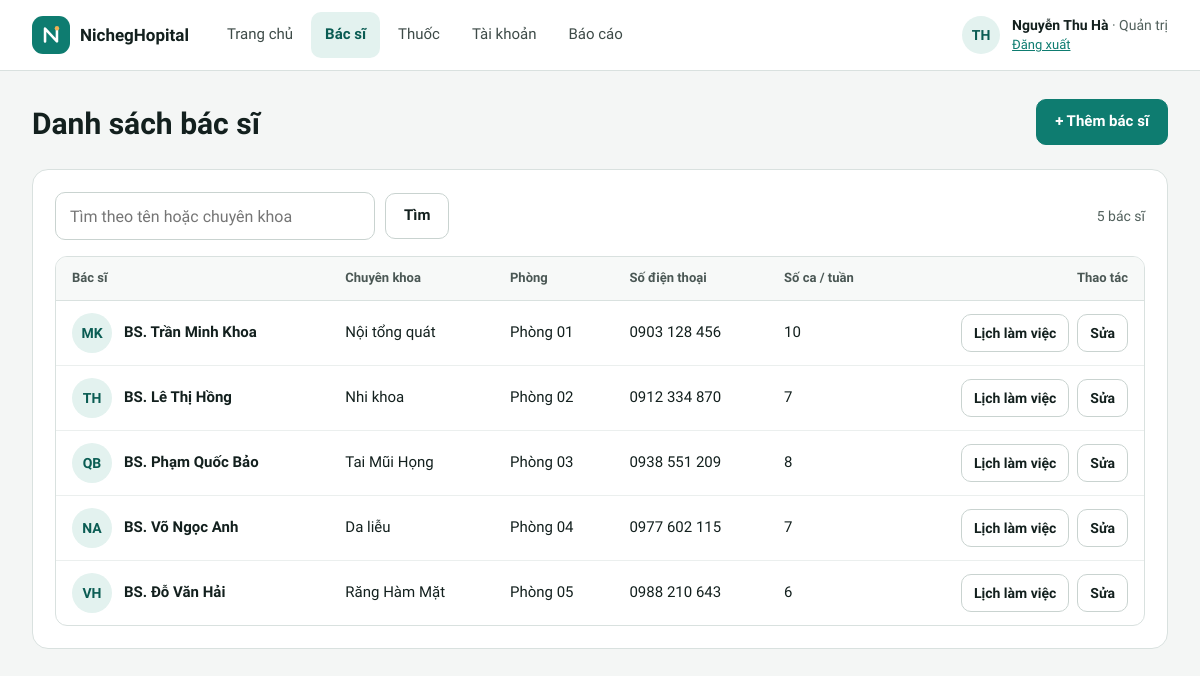
/quan-tri/bac-si.php (signed in), run on the app's committed database.
### tables this page shows
CREATE TABLE bac_si (
  id            INT UNSIGNED AUTO_INCREMENT PRIMARY KEY,
  ho_ten        VARCHAR(100) NOT NULL,
  chuyen_khoa   VARCHAR(50)  NOT NULL,
  phong         VARCHAR(20)  NOT NULL,
  so_dien_thoai CHAR(10)     NOT NULL,
  email         VARCHAR(100) NULL,
  trinh_do      VARCHAR(100) NULL
);

### includes/tien-ich.php (called while the page is built, shortened)
<?php
function e(mixed $gia_tri): string
{
    return htmlspecialchars((string) ($gia_tri ?? ''), ENT_QUOTES, 'UTF-8');
}
function duong_dan_goc(): string
{
    static $goc = null;
    if ($goc === null) {
        $thu_muc_public = str_replace('\\', '/', (string) realpath(__DIR__ . '/../public'));
        $goc_web = rtrim(str_replace('\\', '/', (string) realpath($_SERVER['DOCUMENT_ROOT'] ?? '')), '/');
        $goc = '';
        if ($goc_web !== '' && str_starts_with($thu_muc_public . '/', $goc_web . '/')) {
            $phan = trim(substr($thu_muc_public, strlen($goc_web)), '/');
            $goc = $phan === '' ? '' : '/' . implode('/', array_map('rawurlencode', explode('/', $phan)));
        }
    }
    return $goc;
}
function url(string $trang, array $tham_so = []): string
{
    $tham_so = array_filter($tham_so, fn($v) => $v !== null && $v !== '');
    $chuoi = $tham_so ? '?' . http_build_query($tham_so, '', '&', PHP_QUERY_RFC3986) : '';
    return duong_dan_goc() . '/' . ltrim($trang, '/') . $chuoi;
}
function chi_so(string $chuoi): string
{
    return preg_replace('/\D+/', '', $chuoi);
}
function dinh_dang_sdt(?string $sdt): string
{
    $so = chi_so((string) $sdt);
    return strlen($so) === 10 ? substr($so, 0, 4) . ' ' . substr($so, 4, 3) . ' ' . substr($so, 7) : (string) $sdt;
}
function chu_cai_dau(string $ho_ten): string
{
    $tu = array_slice(preg_split('/\s+/u', trim($ho_ten)) ?: [], -2);
    return mb_strtoupper(implode('', array_map(fn($t) => mb_substr($t, 0, 1), $tu)));
}
function ten_bac_si(string $ho_ten): string
{
    return 'BS. ' . $ho_ten;
}
function gon(?string $chuoi): string
{
    return trim(preg_replace('/\s+/u', ' ', (string) $chuoi));
}

### includes/csdl.php (called while the page is built, shortened)
<?php
function csdl(): PDO
{
    static $pdo = null;
    if ($pdo === null) {
        $dsn = sprintf('mysql:host=%s;port=%d;dbname=%s;charset=utf8mb4', CSDL_MAY_CHU, CSDL_CONG, CSDL_TEN);
        try {
            $pdo = new PDO($dsn, CSDL_NGUOI_DUNG, CSDL_MAT_KHAU, [
                PDO::ATTR_ERRMODE => PDO::ERRMODE_EXCEPTION,
                PDO::ATTR_DEFAULT_FETCH_MODE => PDO::FETCH_ASSOC,
                PDO::ATTR_EMULATE_PREPARES => false,
            ]);
            $pdo->exec("SET time_zone = '+07:00'");
        } catch (PDOException $loi) {
            http_response_code(500);
            exit('Không kết nối được cơ sở dữ liệu. Hãy kiểm tra MySQL đã chạy và đã chạy lệnh "php database/cai-dat.php" (xem README.md). Chi tiết: '
                . htmlspecialchars($loi->getMessage()));
        }
    }
    return $pdo;
}
function truy_van(string $sql, array $tham_so = []): PDOStatement
{
    $lenh = csdl()->prepare($sql);
    $lenh->execute($tham_so);
    return $lenh;
}
function nhieu_dong(string $sql, array $tham_so = []): array
{
    return truy_van($sql, $tham_so)->fetchAll();
}

### public/quan-tri/bac-si.php (the view, shortened to what this page needs)
<?php
$tu_khoa = gon($_GET['q'] ?? '');
$ds_bac_si = nhieu_dong(
    'SELECT bs.*, (SELECT COUNT(*) FROM ca_lam_viec c WHERE c.bac_si_id = bs.id) AS so_ca
     FROM bac_si bs
     WHERE ? = \'\' OR bs.ho_ten LIKE ? OR bs.chuyen_khoa LIKE ?
     ORDER BY bs.id',
    [$tu_khoa, "%$tu_khoa%", "%$tu_khoa%"]
);
?>
<main class="pg">
  <div class="head-row">
    <div class="pg-head">
      <h1>Danh sách bác sĩ</h1>
    </div>
    <a class="btn pri" href="<?= e(url('quan-tri/bac-si-form.php')) ?>">+ Thêm bác sĩ</a>
  </div>
  <section class="card p22 stack g16">
    <form class="row between" method="get" role="search">
      <div class="row" style="gap:10px">
        <input class="inp" id="tim" name="q" type="search" value="<?= e($tu_khoa) ?>" placeholder="Tìm theo tên hoặc chuyên khoa" style="width:320px;max-width:100%">
        <button class="btn" type="submit">Tìm</button>
      </div>
      <span class="muted" style="font-size:14px"><?= count($ds_bac_si) ?> bác sĩ</span>
    </form>
    <div class="tbl-box">
      <table style="min-width:860px">
        <thead><tr><th>Bác sĩ</th><th>Chuyên khoa</th><th>Phòng</th><th>Số điện thoại</th><th>Số ca / tuần</th><th class="t-right">Thao tác</th></tr></thead>
        <tbody>
          <?php foreach ($ds_bac_si as $bs): ?>
            <tr>
              <td><div class="row" style="gap:12px;flex-wrap:nowrap"><span class="avatar md"><?= e(chu_cai_dau($bs['ho_ten'])) ?></span><span class="strong"><?= e(ten_bac_si($bs['ho_ten'])) ?></span></div></td>
              <td><?= e($bs['chuyen_khoa']) ?></td>
              <td><?= e($bs['phong']) ?></td>
              <td class="num"><?= e(dinh_dang_sdt($bs['so_dien_thoai'])) ?></td>
              <td class="num"><?= (int) $bs['so_ca'] ?></td>
              <td class="t-right">
                <div class="cell-actions">
                  <a class="btn sm" href="<?= e(url('quan-tri/lich-lam-viec.php', ['bs' => $bs['id']])) ?>">Lịch làm việc</a>
                  <a class="btn sm" href="<?= e(url('quan-tri/bac-si-form.php', ['id' => $bs['id']])) ?>">Sửa</a>
                </div>
              </td>
            </tr>
          <?php endforeach; ?>
        </tbody>
      </table>
    </div>
  </section>
</main>

### public/assets/app.css (style rules this page uses)
:root { --nen: #F4F6F5; --chu: #13201E; --chinh: #0E7C70; --chinh-dam: #0A5C53; --dam: #0B4F48; --nhat: #E3F2EF; --vien: #D9E1DF; --vien-o: #C9D3D0; --phu: #51605C; --nhan: #2F3B38; --ke: #EBEFEE; }
* { box-sizing: border-box; }
html { -webkit-text-size-adjust: 100%; scroll-padding-top: 88px; }
body { margin: 0; min-height: 100vh; background: var(--nen); color: var(--chu); font-family: 'Lexend', system-ui, sans-serif; font-size: 15px; line-height: 1.45; }
a { color: var(--chinh); }
h1, h2, h3, p { margin: 0; }
h1, h2, h3 { font-weight: 600; }
button, input, select, textarea { font: inherit; color: inherit; }
.muted { color: var(--phu); }
.num { font-variant-numeric: tabular-nums; }
.stack { display: flex; flex-direction: column; }
.g16 { gap: 16px; }
.row { display: flex; flex-wrap: wrap; align-items: center; gap: 12px; }
.between { justify-content: space-between; }
.avatar { width: 38px; height: 38px; flex: 0 0 38px; border-radius: 50%; background: var(--nhat); color: var(--chinh-dam); display: inline-flex; align-items: center; justify-content: center; font-weight: 600; font-size: 14px; }
.avatar.md { width: 40px; height: 40px; flex-basis: 40px; }
.pg { max-width: 1440px; margin: 0 auto; padding: 28px 32px 48px; display: flex; flex-direction: column; gap: 24px; }
.pg-head { display: flex; flex-direction: column; gap: 6px; }
.pg-head h1 { font-size: 30px; }
.head-row { display: flex; flex-wrap: wrap; align-items: flex-end; justify-content: space-between; gap: 16px; }
.card { background: #FFFFFF; border: 1px solid var(--vien); border-radius: 16px; }
.p22 { padding: 22px; }
.btn { min-height: 46px; padding: 0 18px; border-radius: 10px; border: 1px solid var(--vien-o); background: #FFFFFF; color: var(--chu); font-size: 15px; font-weight: 600; display: inline-flex; align-items: center; justify-content: center; gap: 8px; cursor: pointer; text-decoration: none; white-space: nowrap; }
.btn.sm, .bn .btn.sm { min-height: 38px; padding: 0 12px; font-size: 14px; border-radius: 10px; }
.btn.pri { background: var(--chinh); border-color: var(--chinh); color: #FFFFFF; }
.inp { min-height: 48px; padding: 0 14px; border: 1px solid var(--vien-o); border-radius: 10px; font-size: 16px; color: var(--chu); background: #FFFFFF; width: 100%; }
input.inp, select.inp { height: 48px; }
input[type="search"].inp { -webkit-appearance: none; appearance: none; }
.tbl-box { overflow-x: auto; border: 1px solid var(--vien); border-radius: 12px; background: #FFFFFF; }
table { width: 100%; border-collapse: collapse; }
th { text-align: left; font-size: 13px; color: #4A5754; font-weight: 600; padding: 12px 16px; border-bottom: 1px solid var(--vien); background: #F7F9F8; white-space: nowrap; }
td { padding: 12px 16px; border-bottom: 1px solid var(--ke); font-size: 15px; vertical-align: middle; }
tbody tr:last-child td { border-bottom: 0; }
.t-right { text-align: right; }
.strong { font-weight: 600; }
.cell-actions { display: inline-flex; gap: 8px; justify-content: flex-end; }

### data on the page
bac_si: ho_ten "MK", ho_ten "BS. Trần Minh Khoa", chuyen_khoa "Nội tổng quát", phong "Phòng 01", so_dien_thoai "0903 128 456", so_ca "10"
bac_si: ho_ten "TH", ho_ten "BS. Lê Thị Hồng", chuyen_khoa "Nhi khoa", phong "Phòng 02", so_dien_thoai "0912 334 870", so_ca "7"
bac_si: ho_ten "QB", ho_ten "BS. Phạm Quốc Bảo", chuyen_khoa "Tai Mũi Họng", phong "Phòng 03", so_dien_thoai "0938 551 209", so_ca "8"
bac_si: ho_ten "NA", ho_ten "BS. Võ Ngọc Anh", chuyen_khoa "Da liễu", phong "Phòng 04", so_dien_thoai "0977 602 115", so_ca "7"
bac_si: ho_ten "VH", ho_ten "BS. Đỗ Văn Hải", chuyen_khoa "Răng Hàm Mặt", phong "Phòng 05", so_dien_thoai "0988 210 643", so_ca "6"

### other printed values
TEN_PHONG_KHAM "NichegHopital"
$nhan "Trang chủ"
$nhan "Bác sĩ"
$nhan "Thuốc"
$nhan "Tài khoản"
$nhan "Báo cáo"
chu_cai_dau($nguoi_dung['ho_ten']) "TH"
$nguoi_dung['ho_ten'] "Nguyễn Thu Hà"
VAI_TRO[$nguoi_dung['vai_tro']] "Quản trị"
count($ds_bac_si) "5"
